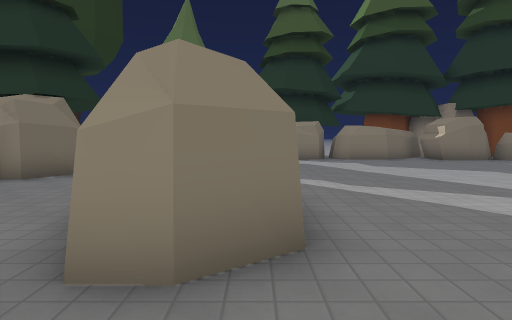
view 1 (above)

20 first-person views from a walk through a Godot game level. The camera is 1.3 m above the floor, tilts 4° down and sees 75° across. The floor is counted in squares, 1.5 m on a side. Each view is taken from the middle of a square. On the plan, view 1 faces up. The plan holds only what a view shows up to about 12 squares ahead; the rest is blank. The place goes on beyond the plan. Characters and animated objects are left out. Some surface patterns are stand-ins.

view 2
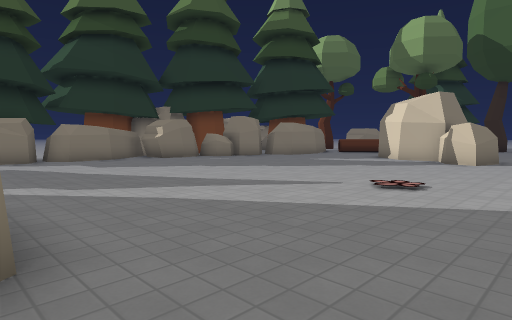

view 3
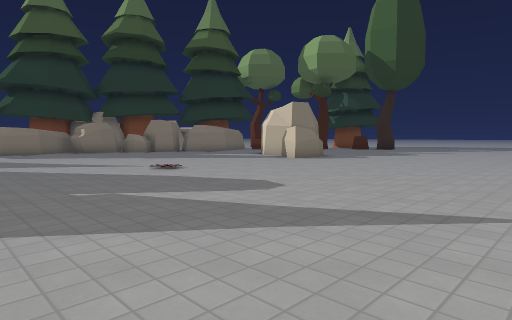

view 4
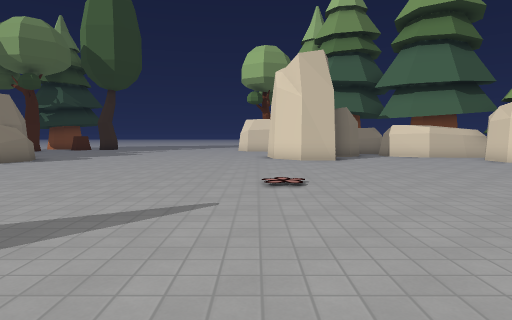

view 5
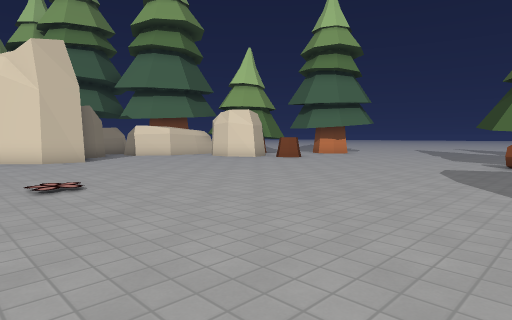

view 6
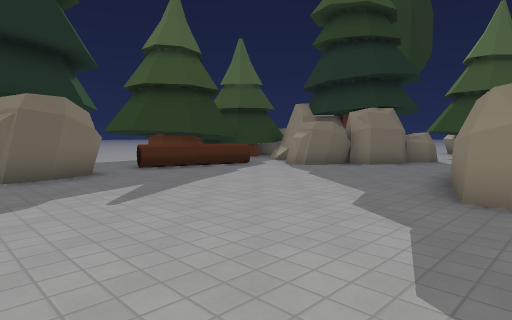

view 7
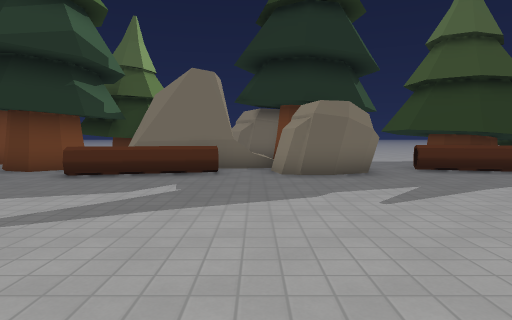

view 8
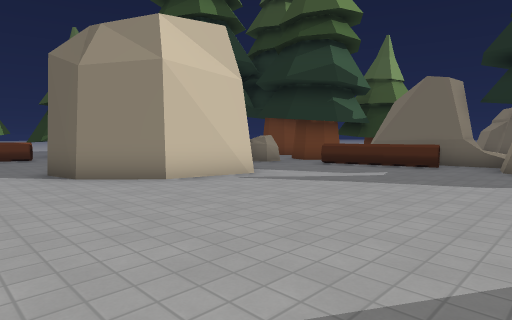

view 9
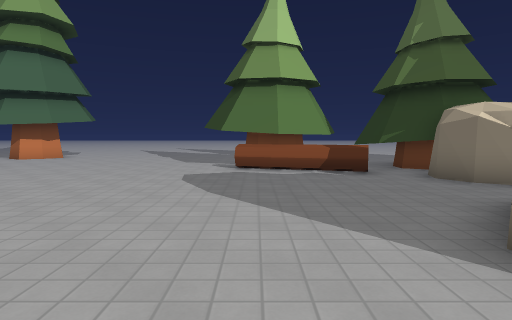

view 10
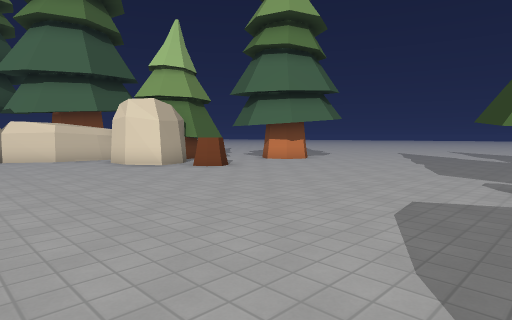

view 11
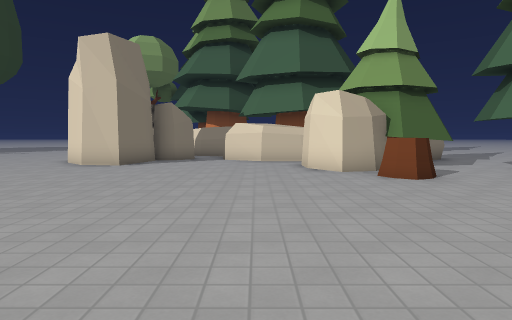

view 12
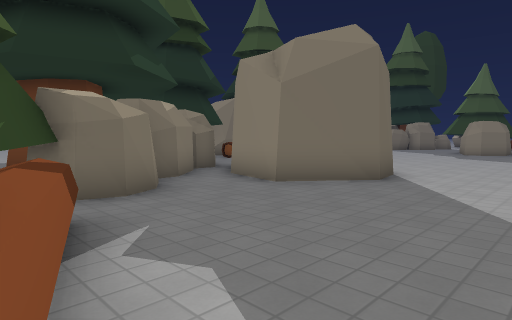

view 13
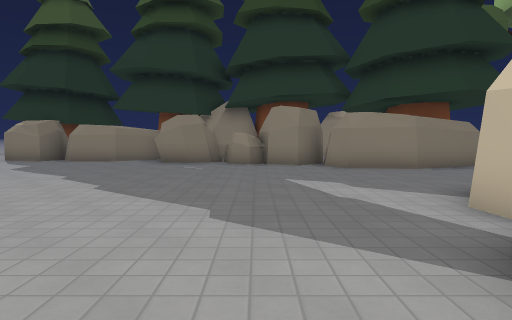

view 14
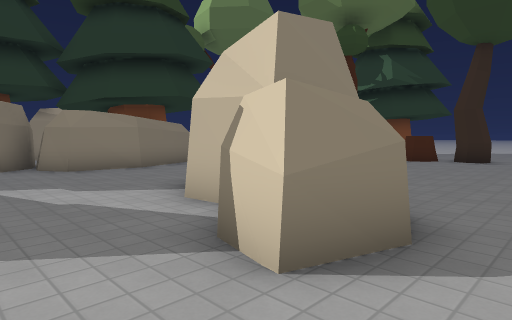

view 15
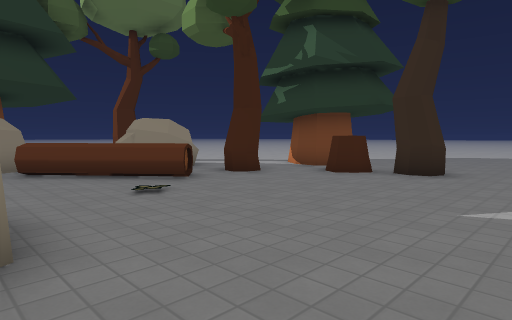

view 16
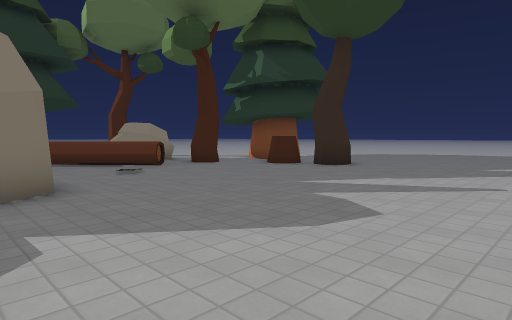

view 17
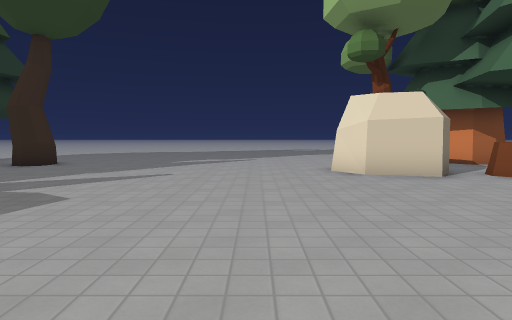

view 18
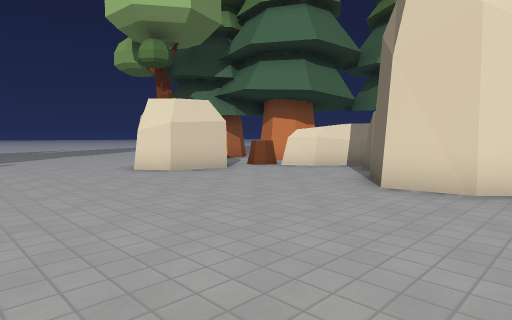

view 19
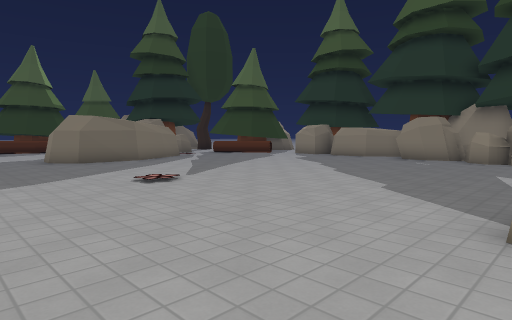

view 20
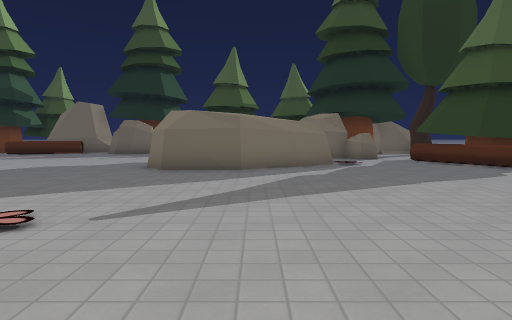

### Floor plan
Key: @ floor where view 1 was taken; # wall or solid block; x gap in a wall; . main floor; : floor 0.5 m higher than the main floor; = window, fence, low wall or low ledge; ^ raised ledge; T tree; R rock; S stump; O other object.
Columns run from 14 left of view 1 to 26 right of it. Each row starts with its distance up from view 1.
 13            TTT RRRRRR RR          TT
 12             #T=......RRRR R
 11        T   OO............RO##### RR
 10        TT R................###.O RRR.
  9         TRR....................OO R....
  8          OR.....................O^.T..T
  7         RR.. #............... ...^....TT
  6   OO  .RR... #.............   .......S.T
  5    TTT..R... ##............#  ......SS..
  4    TTT^.....###............###.......TT..
  3   TTT##......##...........## ........T...
  2   T##T=......##...........##.............
  1   .TT#...................................
  0    T  R.......@..........................
 -1     T R.................................
 -2   TTTRR.................................
 -3  #.::x...................................
 -4 RR####^..................................
 -5     ##^............................RR....
 -6     ##^=...........................# T..
 -7   TT   =..###...............###...RR T
 -8   TTTT....  ##.............####....S.
 -9    T TTR..   ##............#####.RSS..TT
-10      T  RR ####..............  #RR TTTT
-11    TT    RR###................  R T   T
-12        TT RR..................R   T
-13         T RRR................RR
-14         T  RR................R
-15           TRR#^..........R##RR
-16           TTTT^T#.......SS#R
-17            TTTT##T......S.RTT
-18              T### ........TTT
-19                  ..........TTO
-20                  .......TTT...

Where each view was taken, in squares from view 1:
view 1: 0 up, 0 right, facing up
view 2: 0 up, 0 right, facing up-right
view 3: 6 down, 1 right, facing up-right
view 4: 6 down, 1 right, facing right
view 5: 5 down, 1 right, facing down-right
view 6: 3 down, 0 right, facing up-left
view 7: 3 down, 0 right, facing left
view 8: 1 down, 2 right, facing down-left
view 9: 7 down, 2 right, facing down
view 10: 10 down, 2 right, facing down-right
view 11: 13 down, 3 right, facing right
view 12: 16 down, 3 right, facing up-left
view 13: 1 up, 10 right, facing up
view 14: 1 up, 10 right, facing up-right
view 15: 1 up, 15 right, facing up-right
view 16: 2 down, 14 right, facing up-right
view 17: 3 down, 13 right, facing right
view 18: 1 down, 13 right, facing down-right
view 19: 1 down, 12 right, facing up-left
view 20: 5 up, 9 right, facing left
